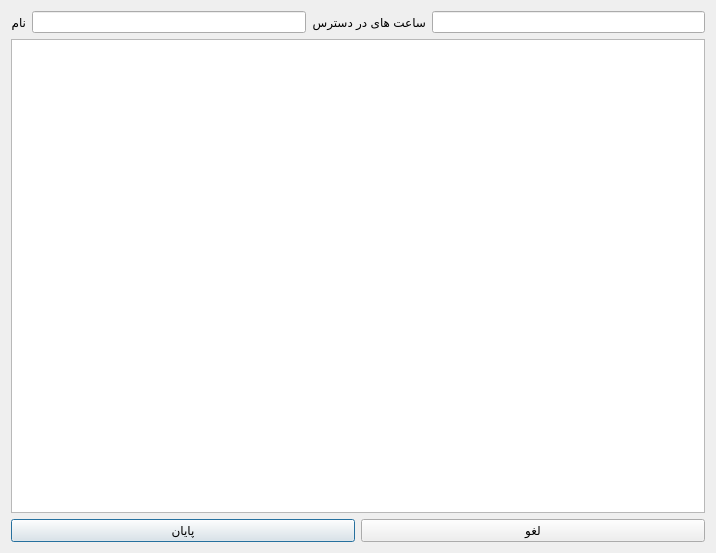
<?xml version="1.0" encoding="UTF-8"?>
<ui version="4.0">
 <class>Dialog</class>
 <widget class="QDialog" name="Dialog">
  <property name="geometry">
   <rect>
    <x>0</x>
    <y>0</y>
    <width>716</width>
    <height>553</height>
   </rect>
  </property>
  <property name="sizePolicy">
   <sizepolicy hsizetype="Preferred" vsizetype="Minimum">
    <horstretch>0</horstretch>
    <verstretch>0</verstretch>
   </sizepolicy>
  </property>
  <property name="minimumSize">
   <size>
    <width>716</width>
    <height>553</height>
   </size>
  </property>
  <property name="maximumSize">
   <size>
    <width>716</width>
    <height>553</height>
   </size>
  </property>
  <property name="focusPolicy">
   <enum>Qt::NoFocus</enum>
  </property>
  <property name="windowTitle">
   <string>استاد</string>
  </property>
  <property name="modal">
   <bool>false</bool>
  </property>
  <layout class="QVBoxLayout" name="verticalLayout">
   <item>
    <layout class="QGridLayout" name="gridLayout">
     <property name="sizeConstraint">
      <enum>QLayout::SetMinimumSize</enum>
     </property>
     <item row="0" column="0">
      <widget class="QLabel" name="lblName">
       <property name="text">
        <string>نام</string>
       </property>
      </widget>
     </item>
     <item row="0" column="1">
      <widget class="QLineEdit" name="lineEditName"/>
     </item>
     <item row="0" column="2">
      <widget class="QLabel" name="lblHours">
       <property name="text">
        <string>ساعت های در دسترس</string>
       </property>
      </widget>
     </item>
     <item row="0" column="3">
      <widget class="QLineEdit" name="lineEditHours"/>
     </item>
    </layout>
   </item>
   <item>
    <widget class="QTableView" name="tableSchedule"/>
   </item>
   <item>
    <layout class="QHBoxLayout" name="horizontalLayout">
     <item>
      <widget class="QPushButton" name="btnFinish">
       <property name="text">
        <string>پایان</string>
       </property>
      </widget>
     </item>
     <item>
      <widget class="QPushButton" name="btnCancel">
       <property name="text">
        <string>لغو</string>
       </property>
      </widget>
     </item>
    </layout>
   </item>
  </layout>
 </widget>
 <resources/>
 <connections/>
</ui>
